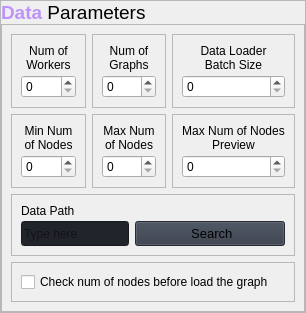
                                  <widget class="QFrame" name="conf_tr_row_3">
                                   <property name="frameShape">
                                    <enum>QFrame::StyledPanel</enum>
                                   </property>
                                   <property name="frameShadow">
                                    <enum>QFrame::Raised</enum>
                                   </property>
                                   <layout class="QVBoxLayout" name="verticalLayout_63">
                                    <property name="spacing">
                                     <number>0</number>
                                    </property>
                                    <property name="leftMargin">
                                     <number>0</number>
                                    </property>
                                    <property name="topMargin">
                                     <number>0</number>
                                    </property>
                                    <property name="rightMargin">
                                     <number>0</number>
                                    </property>
                                    <property name="bottomMargin">
                                     <number>0</number>
                                    </property>
                                    <item>
                                     <widget class="QLabel" name="label_row_3_tr">
                                      <property name="maximumSize">
                                       <size>
                                        <width>16777215</width>
                                        <height>25</height>
                                       </size>
                                      </property>
                                      <property name="text">
                                       <string>&lt;html&gt;&lt;head/&gt;&lt;body&gt;&lt;p&gt;&lt;span style=&quot; font-size:14pt; font-weight:700; color:#bd93f9;&quot;&gt;Data &lt;/span&gt;&lt;span style=&quot; font-size:14pt;&quot;&gt;Parameters&lt;/span&gt;&lt;/p&gt;&lt;/body&gt;&lt;/html&gt;</string>
                                      </property>
                                     </widget>
                                    </item>
                                    <item>
                                     <widget class="QFrame" name="frame_38">
                                      <property name="frameShape">
                                       <enum>QFrame::StyledPanel</enum>
                                      </property>
                                      <property name="frameShadow">
                                       <enum>QFrame::Raised</enum>
                                      </property>
                                      <layout class="QGridLayout" name="gridLayout_8">
                                       <item row="1" column="2">
                                        <widget class="QFrame" name="frame_43">
                                         <property name="frameShape">
                                          <enum>QFrame::StyledPanel</enum>
                                         </property>
                                         <property name="frameShadow">
                                          <enum>QFrame::Raised</enum>
                                         </property>
                                         <layout class="QVBoxLayout" name="verticalLayout_59">
                                          <property name="spacing">
                                           <number>3</number>
                                          </property>
                                          <item>
                                           <widget class="QLabel" name="label_batch_loader_tr">
                                            <property name="maximumSize">
                                             <size>
                                              <width>16777215</width>
                                              <height>32</height>
                                             </size>
                                            </property>
                                            <property name="text">
                                             <string>&lt;html&gt;&lt;head/&gt;&lt;body&gt;&lt;p align=&quot;center&quot;&gt;Data Loader&lt;br/&gt;Batch Size&lt;/p&gt;&lt;/body&gt;&lt;/html&gt;</string>
                                            </property>
                                           </widget>
                                          </item>
                                          <item>
                                           <widget class="QSpinBox" name="spin_batch_loader_tr"/>
                                          </item>
                                         </layout>
                                        </widget>
                                       </item>
                                       <item row="1" column="0">
                                        <widget class="QFrame" name="frame_39">
                                         <property name="frameShape">
                                          <enum>QFrame::StyledPanel</enum>
                                         </property>
                                         <property name="frameShadow">
                                          <enum>QFrame::Raised</enum>
                                         </property>
                                         <layout class="QVBoxLayout" name="verticalLayout_52">
                                          <property name="spacing">
                                           <number>3</number>
                                          </property>
                                          <item>
                                           <widget class="QLabel" name="label_n_workers_tr">
                                            <property name="maximumSize">
                                             <size>
                                              <width>16777215</width>
                                              <height>32</height>
                                             </size>
                                            </property>
                                            <property name="text">
                                             <string>&lt;html&gt;&lt;head/&gt;&lt;body&gt;&lt;p align=&quot;center&quot;&gt;Num of&lt;br/&gt;Workers&lt;/p&gt;&lt;/body&gt;&lt;/html&gt;</string>
                                            </property>
                                           </widget>
                                          </item>
                                          <item>
                                           <widget class="QSpinBox" name="spin_n_workers_tr"/>
                                          </item>
                                         </layout>
                                        </widget>
                                       </item>
                                       <item row="2" column="2">
                                        <widget class="QFrame" name="frame_40">
                                         <property name="frameShape">
                                          <enum>QFrame::StyledPanel</enum>
                                         </property>
                                         <property name="frameShadow">
                                          <enum>QFrame::Raised</enum>
                                         </property>
                                         <layout class="QVBoxLayout" name="verticalLayout_55">
                                          <property name="spacing">
                                           <number>3</number>
                                          </property>
                                          <item>
                                           <widget class="QLabel" name="label_nodes_prev_tr">
                                            <property name="maximumSize">
                                             <size>
                                              <width>16777215</width>
                                              <height>32</height>
                                             </size>
                                            </property>
                                            <property name="text">
                                             <string>&lt;html&gt;&lt;head/&gt;&lt;body&gt;&lt;p align=&quot;center&quot;&gt;Max Num of Nodes&lt;br/&gt;Preview&lt;/p&gt;&lt;/body&gt;&lt;/html&gt;</string>
                                            </property>
                                           </widget>
                                          </item>
                                          <item>
                                           <widget class="QSpinBox" name="spin_nodes_prev_tr"/>
                                          </item>
                                         </layout>
                                        </widget>
                                       </item>
                                       <item row="2" column="1">
                                        <widget class="QFrame" name="frame_44">
                                         <property name="frameShape">
                                          <enum>QFrame::StyledPanel</enum>
                                         </property>
                                         <property name="frameShadow">
                                          <enum>QFrame::Raised</enum>
                                         </property>
                                         <layout class="QVBoxLayout" name="verticalLayout_60">
                                          <property name="spacing">
                                           <number>3</number>
                                          </property>
                                          <item>
                                           <widget class="QLabel" name="label_max_nodes_tr">
                                            <property name="maximumSize">
                                             <size>
                                              <width>16777215</width>
                                              <height>32</height>
                                             </size>
                                            </property>
                                            <property name="text">
                                             <string>&lt;html&gt;&lt;head/&gt;&lt;body&gt;&lt;p align=&quot;center&quot;&gt;Max Num&lt;br/&gt;of Nodes&lt;/p&gt;&lt;/body&gt;&lt;/html&gt;</string>
                                            </property>
                                           </widget>
                                          </item>
                                          <item>
                                           <widget class="QSpinBox" name="spin_max_nodes_tr"/>
                                          </item>
                                         </layout>
                                        </widget>
                                       </item>
                                       <item row="3" column="0" colspan="3">
                                        <widget class="QFrame" name="frame_48">
                                         <property name="minimumSize">
                                          <size>
                                           <width>0</width>
                                           <height>0</height>
                                          </size>
                                         </property>
                                         <property name="frameShape">
                                          <enum>QFrame::StyledPanel</enum>
                                         </property>
                                         <property name="frameShadow">
                                          <enum>QFrame::Raised</enum>
                                         </property>
                                         <layout class="QGridLayout" name="gridLayout_9">
                                          <property name="verticalSpacing">
                                           <number>3</number>
                                          </property>
                                          <item row="1" column="1">
                                           <widget class="QPushButton" name="btn_data_path_tr">
                                            <property name="minimumSize">
                                             <size>
                                              <width>150</width>
                                              <height>25</height>
                                             </size>
                                            </property>
                                            <property name="font">
                                             <font>
                                              <family>Segoe UI</family>
                                              <pointsize>10</pointsize>
                                              <italic>false</italic>
                                              <bold>false</bold>
                                             </font>
                                            </property>
                                            <property name="cursor">
                                             <cursorShape>PointingHandCursor</cursorShape>
                                            </property>
                                            <property name="styleSheet">
                                             <string notr="true">background-color: rgb(52, 59, 72);</string>
                                            </property>
                                            <property name="text">
                                             <string> Search</string>
                                            </property>
                                            <property name="icon">
                                             <iconset resource="resources.qrc">
                                              <normaloff>:/icons/images/icons/cil-folder-open.png</normaloff>:/icons/images/icons/cil-folder-open.png</iconset>
                                            </property>
                                            <property name="iconSize">
                                             <size>
                                              <width>14</width>
                                              <height>14</height>
                                             </size>
                                            </property>
                                           </widget>
                                          </item>
                                          <item row="1" column="0">
                                           <widget class="QLineEdit" name="line_data_path_tr">
                                            <property name="minimumSize">
                                             <size>
                                              <width>0</width>
                                              <height>25</height>
                                             </size>
                                            </property>
                                            <property name="styleSheet">
                                             <string notr="true">background-color: rgb(33, 37, 43);</string>
                                            </property>
                                            <property name="text">
                                             <string/>
                                            </property>
                                            <property name="placeholderText">
                                             <string>Type here</string>
                                            </property>
                                           </widget>
                                          </item>
                                          <item row="0" column="0" colspan="2">
                                           <widget class="QLabel" name="label_data_path_tr">
                                            <property name="text">
                                             <string>Data Path</string>
                                            </property>
                                           </widget>
                                          </item>
                                         </layout>
                                        </widget>
                                       </item>
                                       <item row="4" column="0" colspan="3">
                                        <widget class="QFrame" name="frame_47">
                                         <property name="frameShape">
                                          <enum>QFrame::StyledPanel</enum>
                                         </property>
                                         <property name="frameShadow">
                                          <enum>QFrame::Raised</enum>
                                         </property>
                                         <layout class="QHBoxLayout" name="horizontalLayout_15">
                                          <property name="spacing">
                                           <number>3</number>
                                          </property>
                                          <item>
                                           <widget class="QCheckBox" name="check_num_nodes_tr">
                                            <property name="styleSheet">
                                             <string notr="true"/>
                                            </property>
                                            <property name="text">
                                             <string>Check num of nodes before load the graph</string>
                                            </property>
                                           </widget>
                                          </item>
                                         </layout>
                                        </widget>
                                       </item>
                                       <item row="1" column="1">
                                        <widget class="QFrame" name="frame_45">
                                         <property name="frameShape">
                                          <enum>QFrame::StyledPanel</enum>
                                         </property>
                                         <property name="frameShadow">
                                          <enum>QFrame::Raised</enum>
                                         </property>
                                         <layout class="QVBoxLayout" name="verticalLayout_56">
                                          <property name="spacing">
                                           <number>3</number>
                                          </property>
                                          <item>
                                           <widget class="QLabel" name="label_n_graphs_tr">
                                            <property name="maximumSize">
                                             <size>
                                              <width>16777215</width>
                                              <height>32</height>
                                             </size>
                                            </property>
                                            <property name="text">
                                             <string>&lt;html&gt;&lt;head/&gt;&lt;body&gt;&lt;p align=&quot;center&quot;&gt;Num of&lt;br/&gt;Graphs&lt;/p&gt;&lt;/body&gt;&lt;/html&gt;</string>
                                            </property>
                                           </widget>
                                          </item>
                                          <item>
                                           <widget class="QSpinBox" name="spin_n_graphs_tr"/>
                                          </item>
                                         </layout>
                                        </widget>
                                       </item>
                                       <item row="2" column="0">
                                        <widget class="QFrame" name="frame_46">
                                         <property name="frameShape">
                                          <enum>QFrame::StyledPanel</enum>
                                         </property>
                                         <property name="frameShadow">
                                          <enum>QFrame::Raised</enum>
                                         </property>
                                         <layout class="QVBoxLayout" name="verticalLayout_62">
                                          <property name="spacing">
                                           <number>3</number>
                                          </property>
                                          <item>
                                           <widget class="QLabel" name="label_min_nodes_tr">
                                            <property name="maximumSize">
                                             <size>
                                              <width>16777215</width>
                                              <height>32</height>
                                             </size>
                                            </property>
                                            <property name="text">
                                             <string>&lt;html&gt;&lt;head/&gt;&lt;body&gt;&lt;p align=&quot;center&quot;&gt;Min Num&lt;br/&gt;of Nodes&lt;/p&gt;&lt;/body&gt;&lt;/html&gt;</string>
                                            </property>
                                           </widget>
                                          </item>
                                          <item>
                                           <widget class="QSpinBox" name="spin_min_nodes_tr"/>
                                          </item>
                                         </layout>
                                        </widget>
                                       </item>
                                      </layout>
                                     </widget>
                                    </item>
                                   </layout>
                                  </widget>
